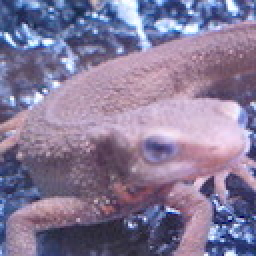
//> input picture Q1_10/imori.jpg, 128 x 128 px (shown 2 times larger)
$ ./GS100_001   (built with g++ and OpenCV 4)
//> lines starting //> are read from the running program, lines starting //| are printed output that depends on the picture
//> further down, img is the input picture: 128 rows x 128 cols, CV_8UC3; mean B, G, R 152.8, 121.8, 134.1
#include <iostream>
#include <opencv2/core.hpp>
#include <opencv2/highgui.hpp>

// Q.1 チャネル入れ替え, RGB -> BGR

using namespace std;

cv::Mat channel_swap(cv::Mat img) {
    // 幅、高さの取得
    int width = img.cols;
//> width = 128
    int height = img.rows;
//> height = 128

    // 画像の初期化
    cv::Mat out = cv::Mat::zeros(height, width, CV_8UC3);

    // OpenCVはBGR
    for (int y = 0; y < height; y++) {
        for (int x = 0; x < width; x++) {
            // R -> B
            out.at<cv::Vec3b>(y, x)[0] = img.at<cv::Vec3b>(y, x)[2];
            // G -> G
            out.at<cv::Vec3b>(y, x)[1] = img.at<cv::Vec3b>(y, x)[1];
            // B -> R
            out.at<cv::Vec3b>(y, x)[2] = img.at<cv::Vec3b>(y, x)[0];
        }
    }
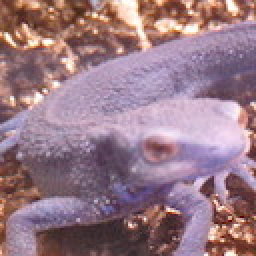
//> out: 128 rows x 128 cols, CV_8UC3 (shown 2 times larger); mean B, G, R 134.1, 121.8, 152.8

    return out;
}

int main() {

    cv::Mat img;
    img = cv::imread(
        "/home/ykenkou07/projects/画像処理100本ノック/Q1_10/imori.jpg");

    cv::Mat change_channel;
    change_channel = channel_swap(img);

    cv::Mat disp;
    cv::Mat tmp[2];
    tmp[0] = img;
    tmp[1] = change_channel;
    cv::hconcat(tmp, 2, disp);
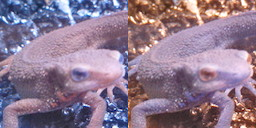
//> disp: 128 rows x 256 cols, CV_8UC3; mean B, G, R 143.4, 121.8, 143.4

    cv::imshow("Result", disp);
    cv::waitKey(0);

    return 0;
}
